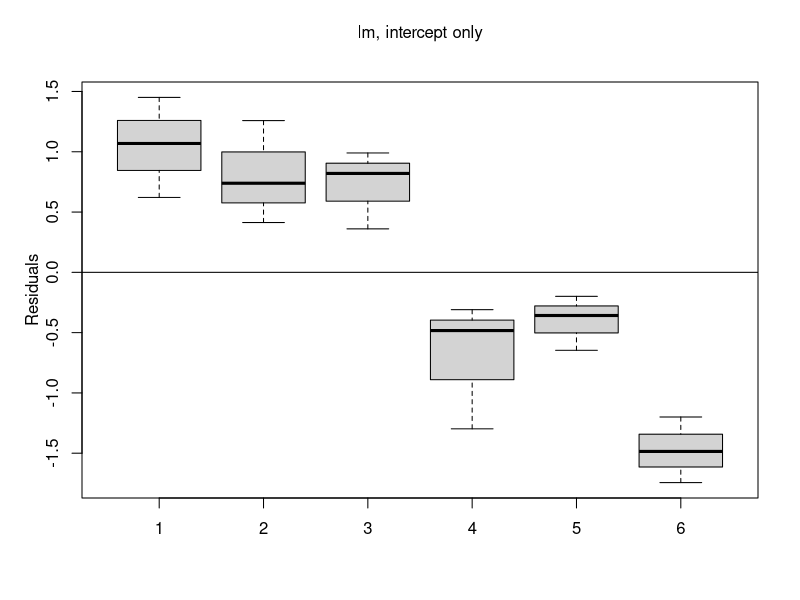
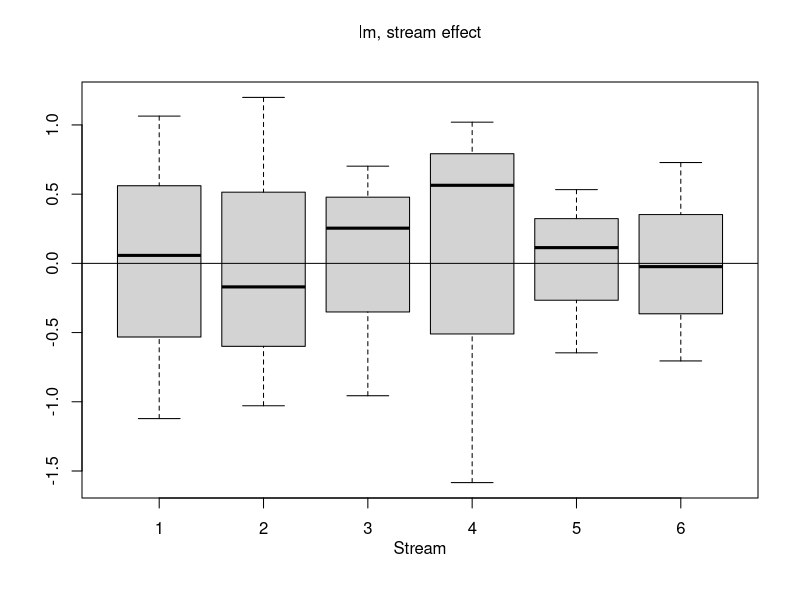
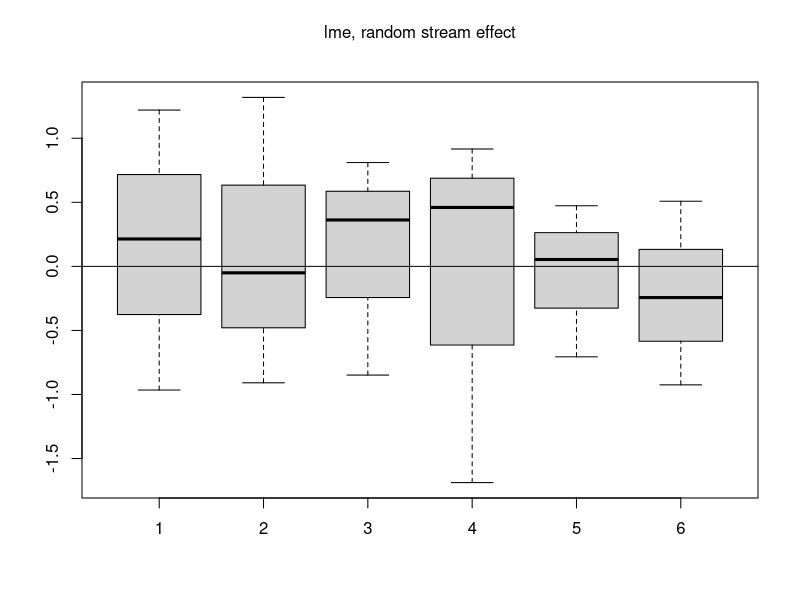

Write R code to recreate these figures, in order. (Note: this script raises an error after producing the figures.)
###################################
#### MAR 580 POPULATION MODELING
# Fall 2015
# Lecture / Lab 3
# 15 Sep 2015
# Instructor: Gavin Fay, gfay@umassd.edu
###################################

### STREAMS EXAMPLE ###
setwd('~/classes/advpopmod/labs/lab3/')
library(nlme)
Streams <- scan('streams.dat',what=list(Stream=0,Density=0),n=3*18,skip=5)
streams.lm1 <- lm(Density~1,data=Streams)
streams.lm2 <- lm(Density~factor(Stream)-1,data=Streams)
streams.lme1 <- lme(Density~1,random=~1|Stream,data=Streams,meth="ML")
#help function for lme()
?(lme)
#summary of results
summary(streams.lme1)

#compare residuals among models
par(las=0)
boxplot(split(residuals(streams.lm1)/summary(streams.lm1)$sigma,Streams$Stream))
mtext(side=3,"lm, intercept only",line=2)
mtext(side=2,"Residuals",line=2)
abline(h=0)
boxplot(split(residuals(streams.lm2)/summary(streams.lm2)$sigma,Streams$Stream))
mtext(side=3,"lm, stream effect",line=2)
mtext(side=1,"Stream",line=2)
abline(h=0)
boxplot(split(residuals(streams.lme1)/summary(streams.lme1)$sigma,Streams$Stream))
mtext(side=3,"lme, random stream effect",line=2)
abline(h=0) 

# plot the fitted values
library(lattice)
plot(streams.lme1,Density~fitted(.)|Stream, abline = c(0,1)) 

# diagnostic plots of residuals, random effects
par(mfrow=c(2,3))
# QQ plot
qqnorm(streams.lme1$residuals/streams.lme1$sigma,ylab="Quantiles of Residuals")
qqline(streams.lme1$residuals/streams.lme1$sigma)

plot(residuals(streams.lme1)/streams.lme1$sigma,ylab="Standardized Residuals")
hist(residuals(streams.lme1)/streams.lme1$sigma,xlab="Standardized Residuals",main="")

#homogeneity of within group variance
boxplot(split(residuals(streams.lme1)/streams.lme1$sigma,Streams$Stream),ylab="Standardized Residual",xlab="Stream",csi=0.2)
abline(0,0,lwd=3)
#normality of the between-group residuals
re.sigma <- as.numeric(VarCorr(streams.lme1)[1,2])
print(streams.lme1$coefficients$random$Stream)
re<-streams.lme1$coefficients$random$Stream/re.sigma  ##/0.6184
qqnorm(re,ylab="Quantiles of random effects")
qqline(re)
hist(streams.lme1$coefficients$random$Stream/re.sigma,xlab="random effects",main="")



###### Weight-Length relationships ######
WtLen <- scan('wtlen.txt',what=list(Subject=0,Length=0,Weight=0),n=3*100,skip=1)
WtLen$LogLen <- log(WtLen$Length)
WtLen$LogWt <- log(WtLen$Weight)
# linear model, no individual parameters
wtlen.lm1 <- lm(LogWt~LogLen,data=WtLen)
# linear model, individual ln_a parameters
wtlen.lm2 <- lm(LogWt~Subject+LogLen-1,data=WtLen)
## linear mixed effects models, lab exercise.

